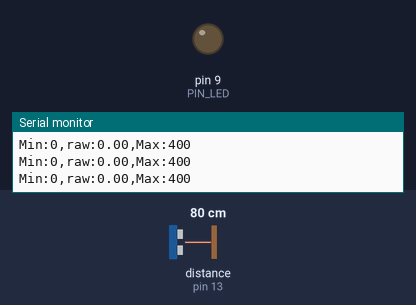
The sketch below on a simulated Arduino Uno, built with avr-gcc and run on an emulated ATmega328P. Shown: output pins drawn as LEDs (lit = HIGH), the last lines printed to the serial monitor. Wiring (inferred from the names in the program): ultrasonic range finder: trigger pin 12; echo pin 13. Dashed ring = blinking. The test bench sets the inputs (shaded band); at power-on: distance to the obstacle (sensor on pin 13) 80 cm. The echo pulse lasts 58.3 µs per cm; pins used as bus, display or sensor lines are not drawn.

Above: at 1.2 s.
1.3 s: distance to the obstacle (sensor on pin 13) set to 33 cm
2.8 s: distance to the obstacle (sensor on pin 13) set to 29 cm
At 3.4 s:
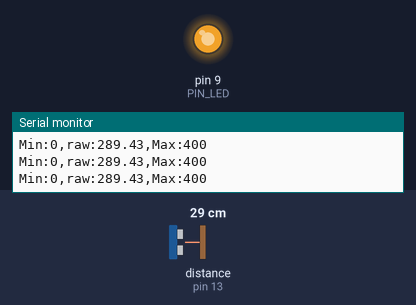
4.3 s: distance to the obstacle (sensor on pin 13) set to 18 cm
At 4.86 s:
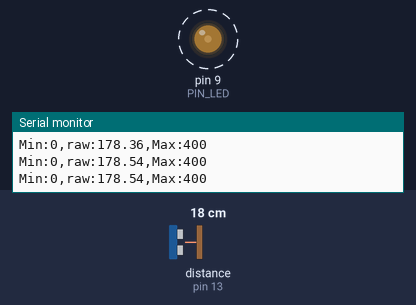
Timing chart, 0 to 13.3 s (numbered marks = the images above; inputs shaded):
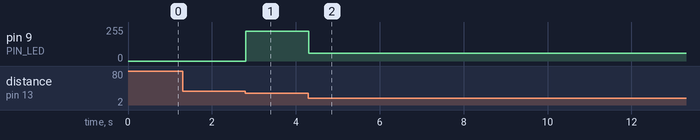

The sketch:

homework_08P20.ino
```cpp
// Arduino pin assignment
#define PIN_LED 9
#define PIN_TRIG 12
#define PIN_ECHO 13

// configurable parameters
#define SND_VEL 346.0 // sound velocity at 24 celsius degree (unit: m/s)
#define INTERVAL 25 // sampling interval (unit: ms)
#define _DIST_MIN 100 // minimum distance to be measured (unit: mm)
#define _DIST_MAX 300 // maximum distance to be measured (unit: mm)

// global variables
float timeout; // unit: us
float dist_min, dist_max, dist_raw, led_bright; // unit: mm
unsigned long last_sampling_time; // unit: ms
float scale; // used for pulse duration to distance conversion

void setup() {
// initialize GPIO pins
  pinMode(PIN_LED,OUTPUT);
  pinMode(PIN_TRIG,OUTPUT);
  digitalWrite(PIN_TRIG, LOW);
  pinMode(PIN_ECHO,INPUT);

// initialize USS related variables
  dist_min = _DIST_MIN;
  dist_max = _DIST_MAX;
  timeout = (INTERVAL / 2) * 1000.0; // precalculate pulseIn() timeout value. (unit: us)
  dist_raw = 0.0; // raw distance output from USS (unit: mm)
  scale = 0.001 * 0.5 * SND_VEL;

// initialize serial port
  Serial.begin(57600);

// initialize last sampling time
  last_sampling_time = 0;
}

void loop() {
// wait until next sampling time.
// millis() returns the number of milliseconds since the program started. Will overflow after 50 days.
  if(millis() < last_sampling_time + INTERVAL) return;

// get a distance reading from the USS
  dist_raw = USS_measure(PIN_TRIG,PIN_ECHO);

// output the read value to the serial port
  Serial.print("Min:0,");
  Serial.print("raw:");
  Serial.print(dist_raw);
  Serial.print(",");
  Serial.println("Max:400");

// turn on the LED if the distance is between dist_min and dist_max
  if(dist_raw > 200 && dist_raw <= dist_max) {
    led_bright = (dist_raw - 200) * 2.5;
    analogWrite(PIN_LED, led_bright);
  }
  else if(dist_raw == 200) {
    led_bright = 255;
    analogWrite(PIN_LED, 0);
  }
  else if(dist_raw >= dist_min && dist_raw < 200) {
    led_bright = 255 - (dist_raw - 100) * 2.5;
    analogWrite(PIN_LED, led_bright);
  }
  else {
    analogWrite(PIN_LED, led_bright);
  }

// update last sampling time
  last_sampling_time += INTERVAL;
}

// get a distance reading from USS. return value is in millimeter.
float USS_measure(int TRIG, int ECHO)
{
  float reading;
  digitalWrite(TRIG, HIGH);
  delayMicroseconds(10);
  digitalWrite(TRIG, LOW);
  reading = pulseIn(ECHO, HIGH, timeout) * scale; // unit: mm
  if(reading < dist_min || reading > dist_max) reading = 0.0; // return 0 when out of range.
  return reading;
  // Pulse duration to distance conversion example (target distance = 17.3m)
  // - round trip distance: 34.6m
  // - expected pulse duration: 0.1 sec, or 100,000us
  // - pulseIn(ECHO, HIGH, timeout) * 0.001 * 0.5 * SND_VEL
  //           = 100,000 micro*sec * 0.001 milli/micro * 0.5 * 346 meter/sec
  //           = 100,000 * 0.001 * 0.5 * 346 * micro * sec * milli * meter
  //                                           ----------------------------
  //                                           micro * sec
  //           = 100 * 173 milli*meter = 17,300 mm = 17.3m
  // pulseIn() returns microseconds.
}
```

Measured:
- the behaviour switches between 31 and 30 cm on distance to the obstacle (sensor on pin 13) (found by bisection; images 0 and 1)
- after the input at 2.8 s, pin 9 (PIN_LED): 0/255 → 223/255 at once
- after the input at 4.3 s, pin 9 (PIN_LED): alternates 59/255 for 0.02 s and 58/255 for 0.05 s, starting at once
